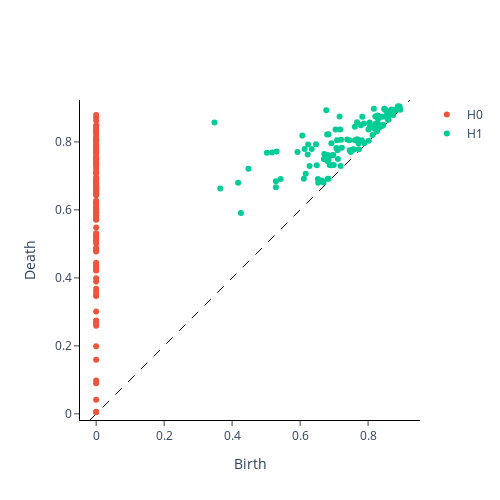

The notebook cell this image was saved under:
### Code cell
L=lead_matrix_1(time_series)
dgm=rev_directed_mod(L)
plot_diagram(dgm[0])
